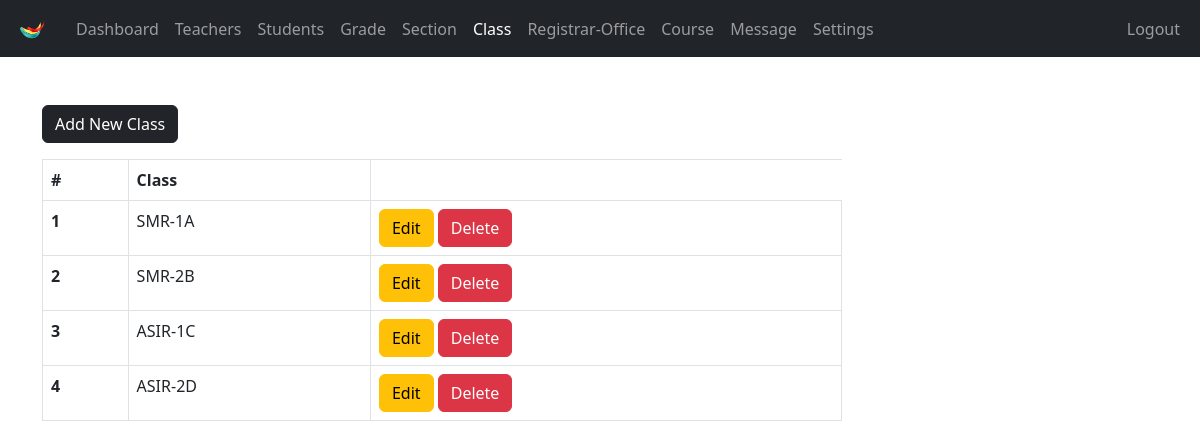
Screenshot of /admin/class.php (signed in) with the database file from the repository.
### tables this page shows
CREATE TABLE `class` (
  `class_id` int(11) NOT NULL,
  `grade` int(11) NOT NULL,
  `section` int(11) NOT NULL
);

CREATE TABLE `grades` (
  `grade_id` int(11) NOT NULL,
  `grade` varchar(31) NOT NULL,
  `grade_code` varchar(7) NOT NULL
);

CREATE TABLE `section` (
  `section_id` int(11) NOT NULL,
  `section` varchar(7) NOT NULL
);

### admin/data/class.php (called while the page is built, shortened)
<?php
function getAllClasses($conn)
{
    $sql = "SELECT * FROM class";
    $stmt = $conn->prepare($sql);
    $stmt->execute();
    if ($stmt->rowCount() >= 1) {
        $classes = $stmt->fetchAll();
        return $classes;
    } else {
        return 0;
    }
}

### admin/data/grade.php (called while the page is built, shortened)
<?php
function getGradeById($grade_id, $conn)
{
    $sql = "SELECT * FROM grades
           WHERE grade_id=?";
    $stmt = $conn->prepare($sql);
    $stmt->execute([$grade_id]);
    if ($stmt->rowCount() == 1) {
        $grade = $stmt->fetch();
        return $grade;
    } else {
        return 0;
    }
}

### admin/data/section.php (called while the page is built, shortened)
<?php
function getSectioById($section_id, $conn)
{
    $sql = "SELECT * FROM section
           WHERE section_id=?";
    $stmt = $conn->prepare($sql);
    $stmt->execute([$section_id]);
    if ($stmt->rowCount() == 1) {
        $section = $stmt->fetch();
        return $section;
    } else {
        return 0;
    }
}

### admin/class.php (the view, shortened to what this page needs)
<?php
if (
    isset($_SESSION['admin_id']) &&
    isset($_SESSION['role'])
) {
    if ($_SESSION['role'] == 'Admin') {
        include "../DB_connection.php";
        include "data/class.php";
        include "data/grade.php";
        include "data/section.php";
        $classes = getAllClasses($conn);
?>
        <!DOCTYPE html>
        <html lang="en">
        <head>
            <link rel="stylesheet" href="https://cdn.jsdelivr.net/npm/bootstrap@5.2.0/dist/css/bootstrap.min.css">
            <link rel="stylesheet" href="../css/style.css">
            <link rel="stylesheet" href="https://cdnjs.cloudflare.com/ajax/libs/font-awesome/4.7.0/css/font-awesome.min.css">
        </head>
        <body>
            <?php
            include "inc/navbar.php";
            if ($classes != 0) {
            ?>
                <div class="container mt-5">
                    <a href="class-add.php" class="btn btn-dark">Add New Class</a>
                    <div class="table-responsive">
                        <table class="table table-bordered mt-3 n-table">
                            <thead>
                                <tr>
                                    <th scope="col">#</th>
                                    <th scope="col">Class</th>
                                </tr>
                            </thead>
                            <tbody>
                                <?php $i = 0;
                                foreach ($classes as $class) {
                                    $i++;  ?>
                                    <tr>
                                        <th scope="row"><?= $i ?></th>
                                        <td>
                                            <?php
                                            $grade  = getGradeById($class['grade'], $conn);
                                            $section = getSectioById($class['section'], $conn);
                                            echo $grade['grade_code'] . '-' . $grade['grade'] . $section['section'];
                                            ?>
                                        </td>
                                        <td>
                                            <a href="class-edit.php?class_id=<?= $class['class_id'] ?>" class="btn btn-warning">Edit</a>
                                            <a href="class-delete.php?class_id=<?= $class['class_id'] ?>" class="btn btn-danger">Delete</a>
                                        </td>
                                    </tr>
                                <?php } ?>
                            </tbody>
                        </table>
                    </div>
                <?php } else { ?>
                    <div class="alert alert-info .w-450 m-5" role="alert">
                        Empty!
                    </div>
                <?php } ?>
                </div>
        </body>
        </html>
<?php
    } else {
        header("Location: ../login.php");
        exit;
    }
} else {
    header("Location: ../login.php");
    exit;
}
?>

### css/style.css (style rules this page uses)
.n-table { max-width: 800px; }

### rows the page displays
class: grades.grade_code "SMR", grades.grade "1", section.section "A"
class: grades.grade_code "SMR", grades.grade "2", section.section "B"
class: grades.grade_code "ASIR", grades.grade "1", section.section "C"
class: grades.grade_code "ASIR", grades.grade "2", section.section "D"
